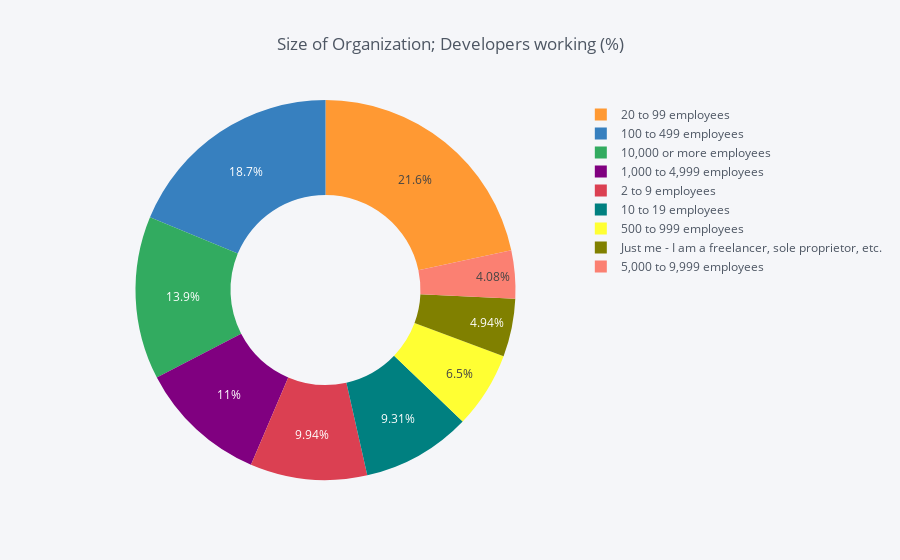

Source (notebook cell):
### Code cell
temp = data['OrgSize'].value_counts()
df = pd.DataFrame({'labels': temp.index,
                   'values': temp.values
                  })
df.iplot(kind='pie',labels='labels',values='values', title='Size of Organization; Developers working (%)', hole = 0.5)

### Figure 1 — Plotly figure (JSON) as saved in the notebook; plotly's stock layout.template omitted (floating-point values rounded to 4 significant figures)
{"data": [{"hole": 0.5, "labels": ["20 to 99 employees", "100 to 499 employees", "10,000 or more employees", "1,000 to 4,999 employees", "2 to 9 employees", "10 to 19 employees", "500 to 999 employees", "Just me - I am a freelancer, sole proprietor, etc.", "5,000 to 9,999 employees"], "marker": {"colors": ["rgba(255, 153, 51, 1.0)", "rgba(55, 128, 191, 1.0)", "rgba(50, 171, 96, 1.0)", "rgba(128, 0, 128, 1.0)", "rgba(219, 64, 82, 1.0)", "rgba(0, 128, 128, 1.0)", "rgba(255, 255, 51, 1.0)", "rgba(128, 128, 0, 1.0)", "rgba(251, 128, 114, 1.0)"]}, "name": "", "type": "pie", "values": [9597, 8311, 6149, 4863, 4409, 4127, 2880, 2190, 1808]}], "layout": {"legend": {"bgcolor": "#F5F6F9", "font": {"color": "#4D5663"}}, "paper_bgcolor": "#F5F6F9", "plot_bgcolor": "#F5F6F9", "title": "Size of Organization; Developers working (%)", "titlefont": {"color": "#4D5663"}}}
